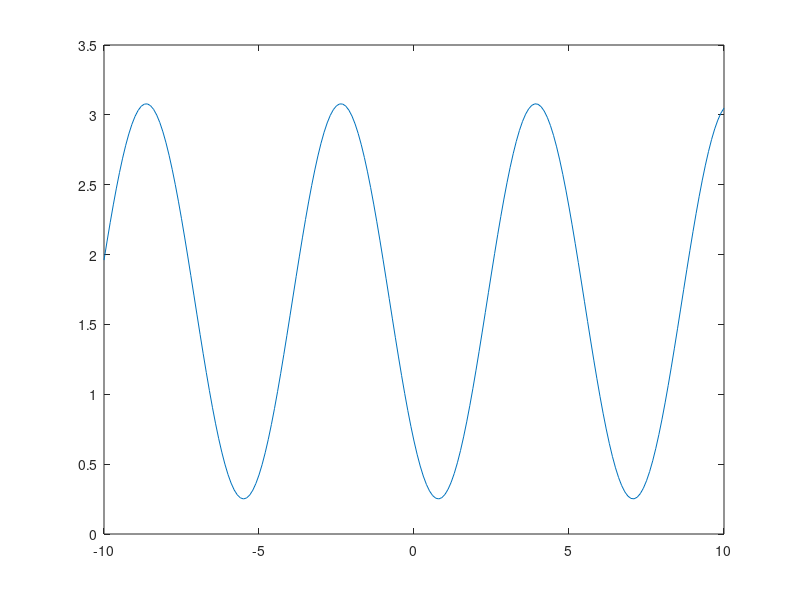

Reproduce this figure in MATLAB.
a_1 = 10;
a_2 = 13;
a_3 = 8;
a_4 = 10;
beta_k = @(k) k * pi / 100;
f = @(x,beta) (a_1./a_2).*cos(beta)-(a_1./a_4).*cos(x)-cos(beta-x)+(((a_1.^2)+(a_2.^2)+(a_3.^2)+(a_4.^2))./(2.*a_2.*a_4));
% Derivation
df = @(x, beta) a_1 / a_4 * sin(x) + sin(x - beta);

% From k directly
f_k = @(x, k) f(x, beta_k(k));
df_k = @(x, k) df(x, beta_k(k));

tol = 1E-8;
x = -10:0.1:10;
y = f_k(x, 50);
plot(x,y);
